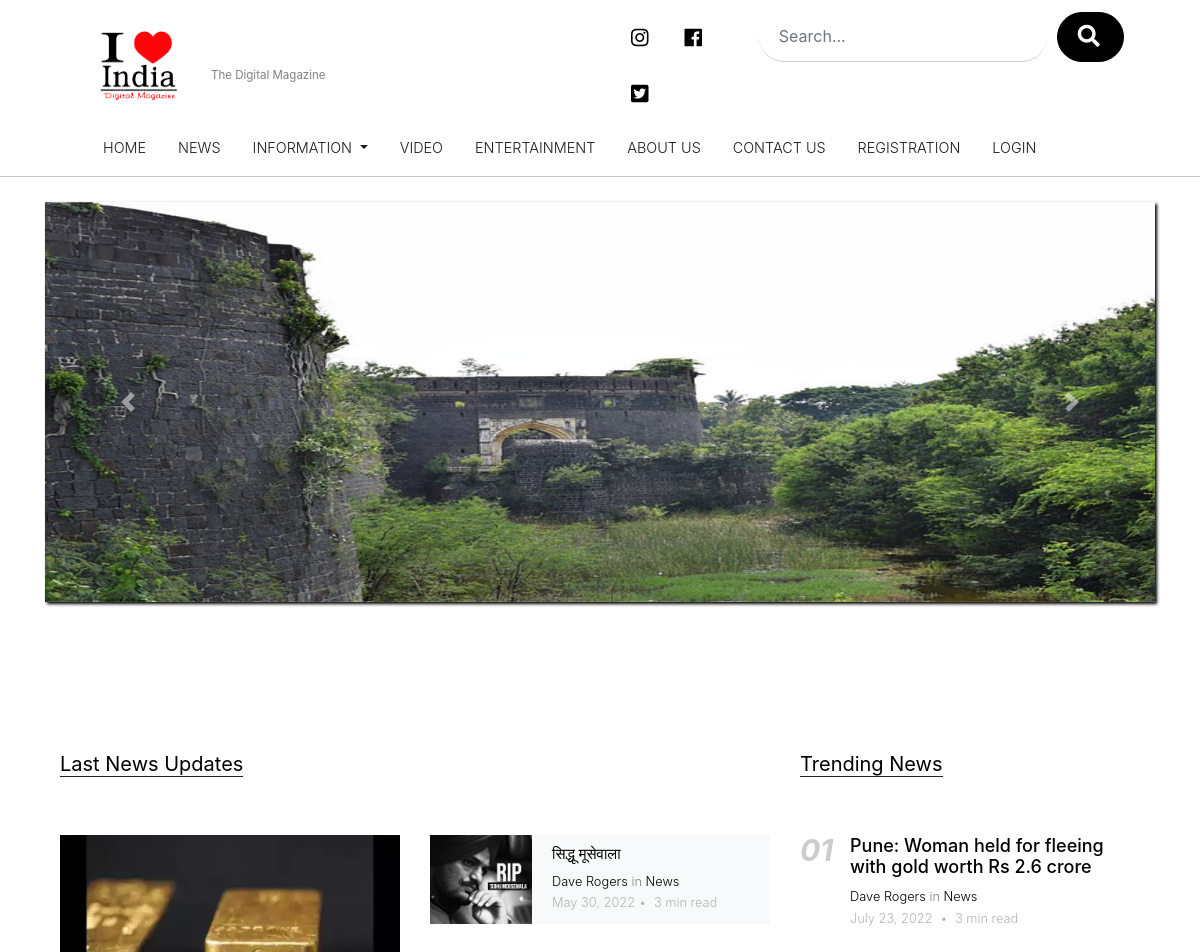
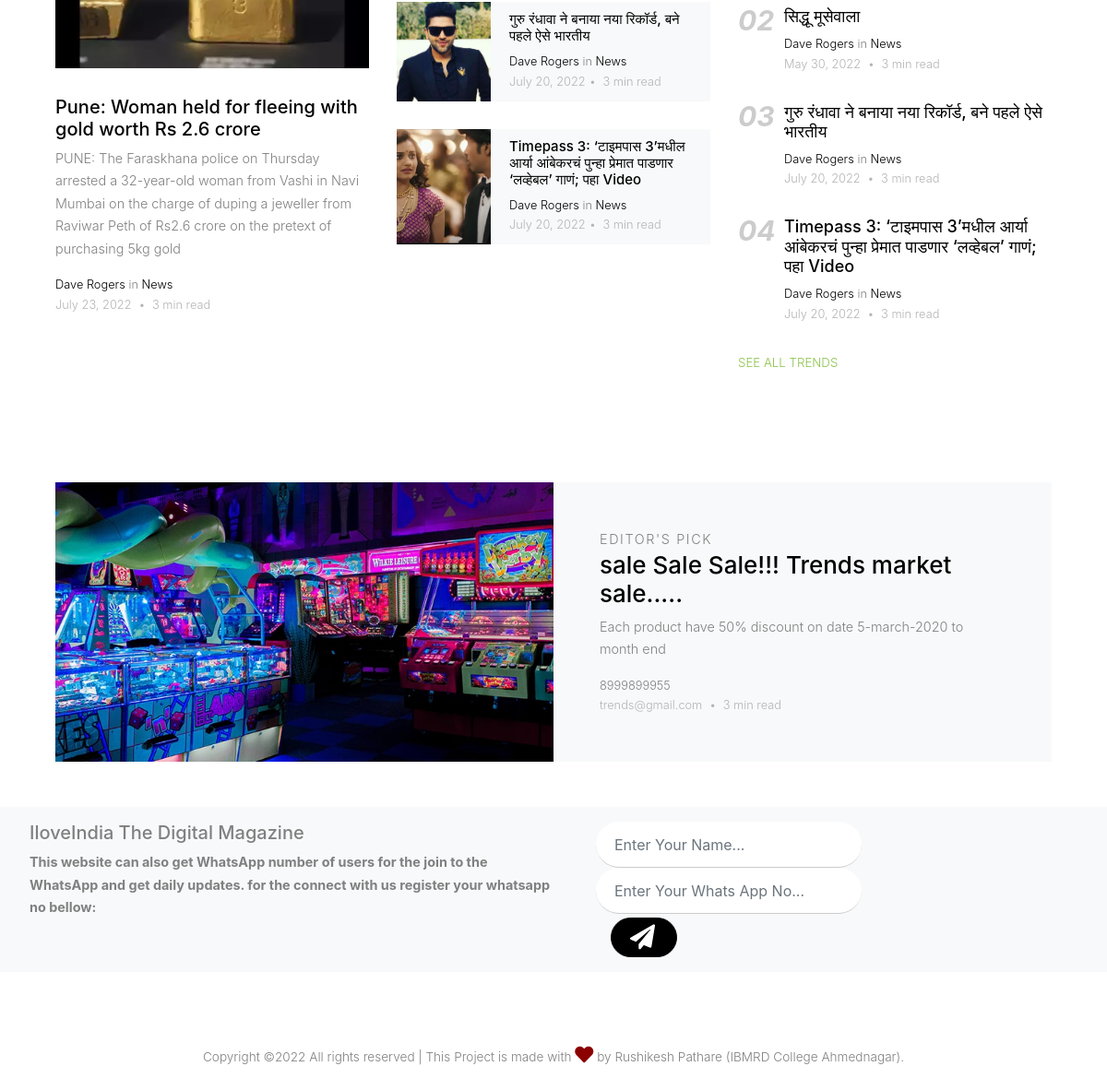
The page / on the database its author committed (2 pictures, top to bottom).
### usersite/models.py (models this page shows, shortened)
class Slider_Img(models.Model):
    Img_Id= models.AutoField
    Img_Name= models.CharField(max_length=50, default="")
    Img= models.ImageField(upload_to="usersite/slider", default="")

class News(models.Model):
    News_Id=models.AutoField
    Headline= models.CharField(max_length=200, default="")
    Img1= models.ImageField(upload_to="usersite/newsimg", default="")
    News_Disc= models.CharField(max_length=1000, default="")
    ndate=models.DateField(default=datetime.date.today)

class Advertisement(models.Model):
    A_Id=models.AutoField
    Header= models.CharField(max_length=100, default="")
    img= models.ImageField(upload_to="usersite/adimg", default="")
    Disc= models.CharField(max_length=500, default="")
    Mobile_No= models.IntegerField(default=0)
    Email= models.EmailField(max_length=50)
    Duration=models.CharField(max_length=30, default="")
    Key= models.BooleanField(default=True)

### usersite/views.py (the view)
# urls.py: path("", views.index, name="homepage"),
def index(request):
    slider_img= Slider_Img.objects.all()
    newsinfo= News.objects.all().order_by('-id')[:4]
    ad= Advertisement.objects.all().order_by('-id')[:1]
    n=len(slider_img)
    params={'slideimg':slider_img,'newsinfo':newsinfo ,'ad':ad,'range':range(n),'j':1}
    return render(request,'usersite/index.html',params)

### usersite/templates/usersite/index.html (shortened to what this page needs)
{% extends 'usersite/basic.html' %}
{% block body %}
{% load static %}
  <div class="container">
    <div id="carouselExampleControls" class="carousel slide" data-ride="carousel">
      <div class="carousel-inner"style="box-shadow:2px 2px 3px #000000 ;">
        <div class="carousel-item active" >
          <img src="/media/{{slideimg.0.Img}}" class="d-block w-100 slideimg" alt="...">
        </div>
      </div>
      <a class="carousel-control-prev" href="#carouselExampleControls" role="button" data-slide="prev">
        <span class="carousel-control-prev-icon" aria-hidden="true"></span>
      </a>
      <a class="carousel-control-next" href="#carouselExampleControls" role="button" data-slide="next">
        <span class="carousel-control-next-icon" aria-hidden="true"></span>
      </a>
    </div>
  </div>
  <br>
  <br clear="all"/>
  <div class="container">
    <div class="site-section">
      <div class="container">
        <div class="row">
          <div class="col-lg-8">
            <div class="row">
              <div class="col-12">
                <div class="section-title">
                  <h2>Last News Updates</h2>
                </div>
              </div>
            </div>
            <div class="row">
              <div class="col-md-6">
                <div class="post-entry-1">
                  <a href="newsdetail{{newsinfo.0.id}}"><img src="/media/{{newsinfo.0.Img1}}" alt="Image" class="img-fluid"></a>
                  <h2><a href="newsdetail{{newsinfo.0.id}}">{{newsinfo.0.Headline}}</a></h2>
                  <p>{{newsinfo.0.News_Disc|slice:200}}</p>
                  <div class="post-meta">
                    <span class="d-block"><a href="#">Dave Rogers</a> in <a href="#">News</a></span>
                    <span class="date-read">{{newsinfo.0.ndate}} <span class="mx-1">&bullet;</span> 3 min read </span>
                  </div>
                </div>
              </div>
              <div class="col-md-6">
                {% for i in newsinfo|slice:"1:" %}
                <div class="post-entry-2 d-flex bg-light">
                  <div class="thumbnail" style="background-image: url('/media/{{i.Img1}}')"></div>
                  <div class="contents">
                    <h2><a href="newsdetail{{i.id}}">{{i.Headline}}</a></h2>
                    <div class="post-meta">
                      <span class="d-block"><a href="#">Dave Rogers</a> in <a href="#">News</a></span>
                      <span class="date-read">{{i.ndate}}<span class="mx-1">&bullet;</span> 3 min read </span>
                    </div>
                  </div>
                </div>
                {% endfor %}
              </div>
            </div>
          </div>
          <div class="col-lg-4">
            <div class="section-title">
              <h2>Trending News</h2>
            </div>
            {% for i in newsinfo|slice:"0:" %}
            <div class="trend-entry d-flex">
              <div class="number align-self-start" style="font-weight: bold; font-style: italic;">{{0}}{{forloop.counter}}</div>
              <div class="trend-contents">
                <h2><a href="newsdetail{{i.id}}">{{i.Headline}}</a></h2>
                <div class="post-meta">
                  <span class="d-block"><a href="#">Dave Rogers</a> in <a href="#">News</a></span>
                  <span class="date-read">{{i.ndate}} <span class="mx-1">&bullet;</span> 3 min read </span>
                </div>
              </div>
            </div>
            {% endfor %}
            <p>
              <a href="#" class="more">See All Trends </a>
            </p>
          </div>
        </div>
      </div>
    </div>
    <div class="py-0">
      <div class="container">
        <div class="half-post-entry d-block d-lg-flex bg-light">
          <div class="img-bg" style="background-image: url('/media/{{ad.0.img}}')"></div>
          <div class="contents">
            <span class="caption">Editor's Pick</span>
            <h2><a href="blog-single.html">{{ad.0.Header}}</a></h2>
            <p class="mb-3">{{ad.0.Disc}}</p>
            <div class="post-meta">
              <span class="d-block">{{ad.0.Mobile_No}}</span>
              <span class="date-read">{{ad.0.Email}} <span class="mx-1">&bullet;</span> 3 min read </span>
            </div>
          </div>
        </div>
      </div>
    </div>
  </div>
  {% endblock %}

### usersite/templates/usersite/basic.html (shortened to what this page needs)
<!DOCTYPE html>
<html lang="en">
  {% load static %}
<head>
  <link rel="stylesheet" href="{% static 'bootstrap/style/bootstrap.min.css'%}"/>
  <link rel="stylesheet" href="{% static 'bootstrap/style/style.css'%}">
  <link rel="stylesheet" href="{% static 'bootstrap/style/style1.css'%}">
  <link rel="stylesheet" href="{% static 'bootstrap\web-fonts-with-css\css\fontawesome-all.min.css'%}">
</head>
<body>
  <div class="container">
    <nav class="navbar navbar-light header-top">
      <a href="/" class="site-logo">
        <img src="{% static 'imgs/ILoveIndia logo.png'%}" alt="logo not loaded" style="width:150px;">
      </a>
<small class="mt-3 mr-auto site-logo1">The Digital Magazine</small>
      <div class="col-12 col-lg-6 ml-auto d-flex">
        <div class="ml-md-auto top-social d-none d-lg-inline-block">
          <a href="https://www.instagram.com/explore/tags/iloveindia/?hl=en" class="d-inline-block p-3"><i class="fab fa-instagram icon" style="font-size:20px;"></i>
            </a>
            <a href="https://www.facebook.com/mybelovedindia/" class="d-inline-block p-3"><i class="fab fa-facebook icon" style="font-size:20px;"></i></a>
            <a href="https://twitter.com/il0veindia?lang=en" class="d-inline-block p-3"><i class="fab fa-twitter-square icon" style="font-size:20px;"></i></a>
        </div>
        <form action="#" class="search-form d-inline-block">{% csrf_token %}
          <div class="d-flex">
            <input type="text" class="form-control" placeholder="Search...">
            <button type="submit" class="btn btn-secondary" ><i class="fas fa-search" style="font-size:22px; text-shadow:2px 2px 4px #000000;"></i></button>
          </div>
        </form>
      </div>
    </nav>
  </div>
  <div class="container-fluid header-second sticky-top">
    <nav class="navbar navbar-expand-lg bg-white navbar-light">
      <div class="collapse navbar-collapse" id="navbarSupportedContent">
        <ul class="navbar-nav ml-5 navlink text-uppercase">
          <li class="nav-item active ml-3">
            <a class="nav-link" href="/">Home<span class="sr-only">(current)</span></a>
          </li>
          <li class="nav-item active ml-3">
            <a class="nav-link" href="news">News</a>
          </li>
          <li class="nav-item dropdown active ml-3">
            <a class="nav-link dropdown-toggle" href="#" id="navbarDropdown" role="button" data-toggle="dropdown" aria-haspopup="true" aria-expanded="false">
              Information
            </a>
          </li>
          <li class="nav-item active ml-3">
            <a class="nav-link" href="videos">Video</a>
          </li>
          <li class="nav-item active ml-3">
            <a class="nav-link" href="entertainment">Entertainment</a>
          </li>
          <li class="nav-item active ml-3">
            <a class="nav-link" href="about">About Us</a>
          </li>
          <li class="nav-item active ml-3">
            <a class="nav-link" href="contact">Contact Us</a>
          </li>
          {% if request.session.Username == None %}
          <li class="nav-item active ml-3">
            <a class="nav-link" href="registeruser">Registration</a>
          </li>
          <li class="nav-item active ml-3">
            <a class="nav-link" href="" data-toggle="modal" data-target="#exampleModal">Login</a>
          </li>
          {% endif %}
        </ul>
      </div>
    </nav>
  </div>
<br clear="all"/>
{% block body %}
{% endblock %}
<br>
<br clear="all">
  <div class="shadow-none p-3 mb-5 bg-light rounded row">
    <div class="col-sm-6 ml-3">
        <h5>IloveIndia The Digital Magazine</h5>
       <p class="font-weight-bold">This website can also get WhatsApp number of users for the join to the WhatsApp and get daily updates.
         for the connect with us register your whatsapp no bellow:
       </p>
    </div>
    <form action="getuser" method="POST">{% csrf_token %}
    <div class="col-sm-5 search-form">
      <div class="col-sm-5 search-form">
        <div class="row-12">
          <input type="text" name="name" class="form-control" placeholder="Enter Your Name..." required>
          <input type="text" name="mobile" class="form-control" placeholder="Enter Your Whats App No..." required>
          <button type="submit" class="btn btn-secondary ml-3 mt-1" ><i class="fas fa-paper-plane" style="font-size:27px;"></i></button>
        </div>
      </div>
    </div>
    </form>
  </div>
  <div class="footer">
    <div class="container">
      <div class="row">
        <div class="col-12">
          <div class="copyright">
              <p class="">
                Copyright &copy;<script>document.write(new Date().getFullYear());</script> All rights reserved | This Project is made with <i class="fas fa-heart" style="font-size: 20px; color:darkred;"></i> by Rushikesh Pathare (IBMRD College Ahmednagar).
              </p>
          </div>
        </div>
      </div>
    </div>
  </div>
</body>
</html>

### rows shown on the page
Slider_Img: Img (picture)
News: Img1 (picture), Headline "Pune: Woman held for fleeing with gold worth Rs 2.6 crore", News_Disc "PUNE: The Faraskhana police on Thursday arrested a 32-year-old woman from Vashi in Navi Mumbai on the charge of duping a jeweller from Raviwar Peth of Rs2.6 crore on the pretext of purchasing 5kg gold", ndate "July 23, 2022", value "0"
News: Img1 (picture), Headline "सिद्धू मूसेवाला", ndate "May 30, 2022", value "0"
News: Img1 (picture), Headline "गुरु रंधावा ने बनाया नया रिकॉर्ड, बने पहले ऐसे भारतीय", ndate "July 20, 2022", value "0"
News: Img1 (picture), Headline "Timepass 3: ‘टाइमपास 3’मधील आर्या आंबेकरचं पुन्हा प्रेमात पाडणार ‘लव्हेबल’ गाणं; पहा Video", ndate "July 20, 2022", value "0"
Advertisement: img (picture), Header "sale Sale Sale!!! Trends market sale.....", Disc "Each product have 50% discount on date 5-march-2020 to month end", Mobile_No "8999899955", Email "trends@gmail.com"
